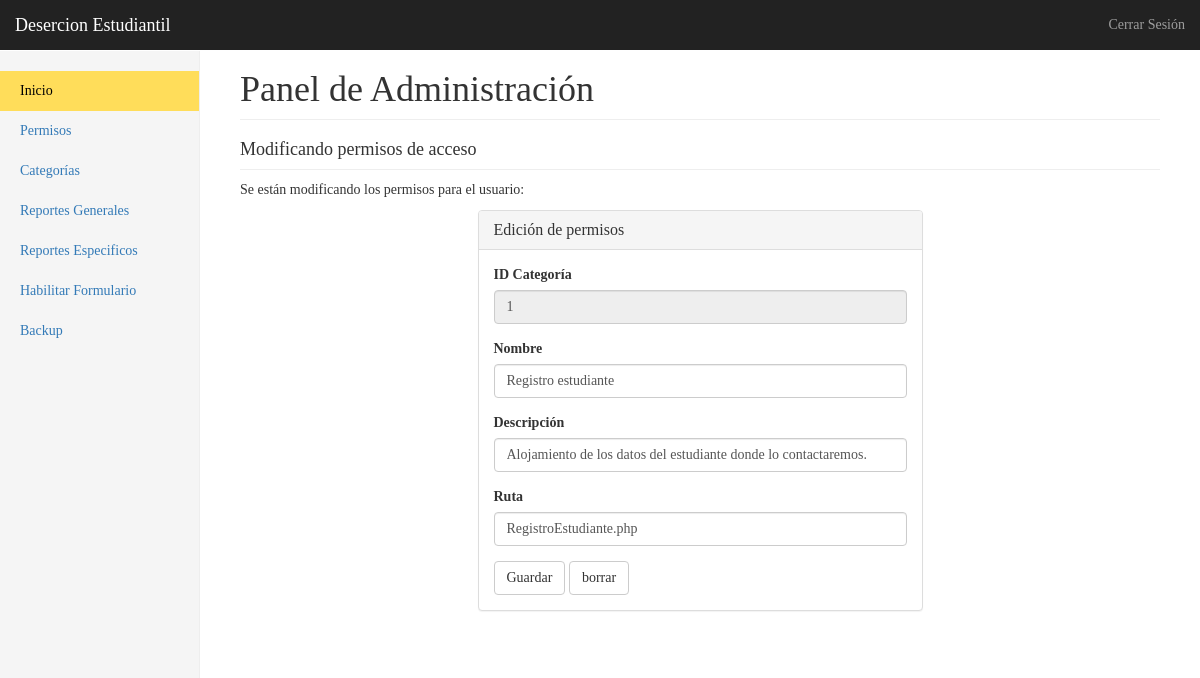
/admin/editarCategoria.php?id=1 (signed in), run on the app's committed database.
### tables this page shows
CREATE TABLE `categorias` (
  `ID_Categoria` int(11) NOT NULL,
  `categoria` varchar(45) NOT NULL,
  `descripcion` varchar(255) NOT NULL,
  `ruta` varchar(40) NOT NULL
);

### scripts/funciones.php (called while the page is built, shortened)
<?php
	$conexion = null;
	function getCategoriaPorId($id)
	{
		global $conexion;
		$respuesta = mysqli_query($conexion, "SELECT * FROM categorias WHERE ID_Categoria =  ".$id);
		return mysqli_fetch_row($respuesta);
	}
?>

### admin/editarCategoria.php (the view, shortened to what this page needs)
<?php
  require '../scripts/funciones.php';
  if( isset($_GET['id']) )
    $id = $_GET['id'];
  else header('Location: ../panelAdmin.php');
  $categoria = getCategoriaPorId($id);
?>
<!DOCTYPE html>
<html lang="es">
  <head>
    <link rel="stylesheet" href="https://maxcdn.bootstrapcdn.com/bootstrap/3.3.2/css/bootstrap.min.css">
    <link href="../css/dashboard.css" rel="stylesheet">
    <link rel="stylesheet" href="../css/graficas.css">
  </head>
  <body>
    <?php include 'menu-superior.php'; ?>
    <div class="container-fluid">
      <div class="row">
        <?php include 'menu-lateral.php'; ?>
        <div class="col-sm-9 col-sm-offset-3 col-md-10 col-md-offset-2 main">
          <h1 class="page-header">Panel de Administración</h1>
          <h4 class="sub-header">Modificando permisos de acceso</h4>
          <p>Se están modificando los permisos para el usuario:</p>
          <div class="row">
            <div class="col-sm-6 col-sm-offset-3">
            <div class="panel panel-default">
              <div class="panel-heading"><h3 class="panel-title">Edición de permisos</h3></div>
              <div class="panel-body">
                <form action="../scripts/editar-categoria.php" method="POST">
                  <div class="form-group">
                    <label for="txtId">ID Categoría</label>
                    <input type="number" class="form-control" id="txtId" name="txtId" value="<?= $categoria[0] ?>" readonly>
                  </div>
                  <div class="form-group">
                    <label for="txtNombre">Nombre</label>
                    <input type="text" class="form-control" id="txtNombre"  name="txtNombre" value="<?= $categoria[1] ?>">
                  </div>
                  <div class="form-group">
                    <label for="txtDescripcion">Descripción</label>
                    <input type="text" class="form-control" id="txtDescripcion" name="txtDescripcion" value="<?= $categoria[2] ?>">
                  </div>
                  <div class="form-group">
                    <label for="txtRuta">Ruta</label>
                    <input type="text" class="form-control" id="txtRuta" name="txtRuta" value="<?= $categoria[3] ?>">
                  </div>
                  <button type="submit" class="btn btn-default">Guardar</button>
                  <input type="reset" class="btn btn-default" value="borrar" >
                </form>
              </div>
            </div>
          </div>
        </div>
        </div>
      </div>
    </div>
  </body>
</html>

### css/dashboard.css (style rules this page uses)
body { padding-top: 50px; }
.sub-header { padding-bottom: 10px; border-bottom: 1px solid #eee; }
.main { padding: 20px; }
@media (min-width: 768px) { .main { padding-right: 40px; padding-left: 40px; } }
.main .page-header { margin-top: 0; }

### css/graficas.css (style rules this page uses)
body { font-family: 'Edu VIC WA NT Beginner', cursive; font-family: 'Source Serif Pro', serif; }

### data on the page
categorias: txtId "1", txtNombre "Registro estudiante", txtDescripcion "Alojamiento de los datos del estudiante donde lo contactaremos.", txtRuta "RegistroEstudiante.php"
